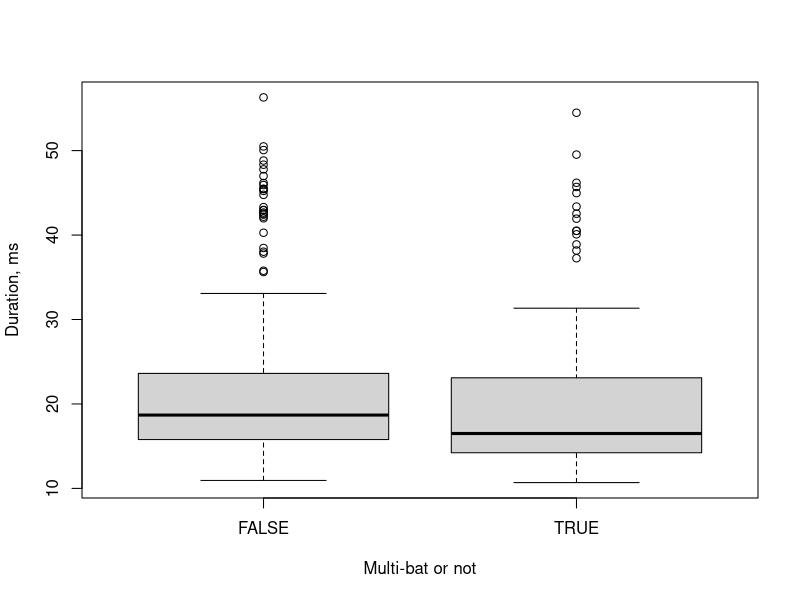
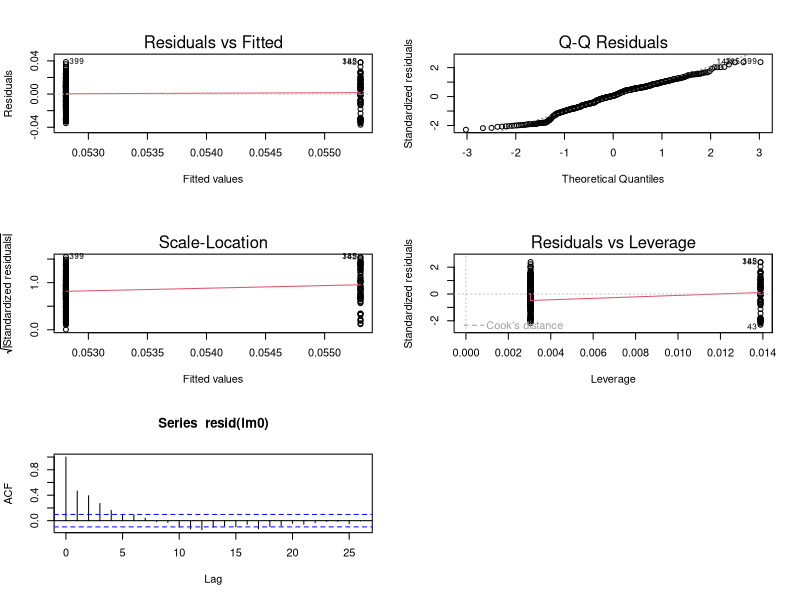
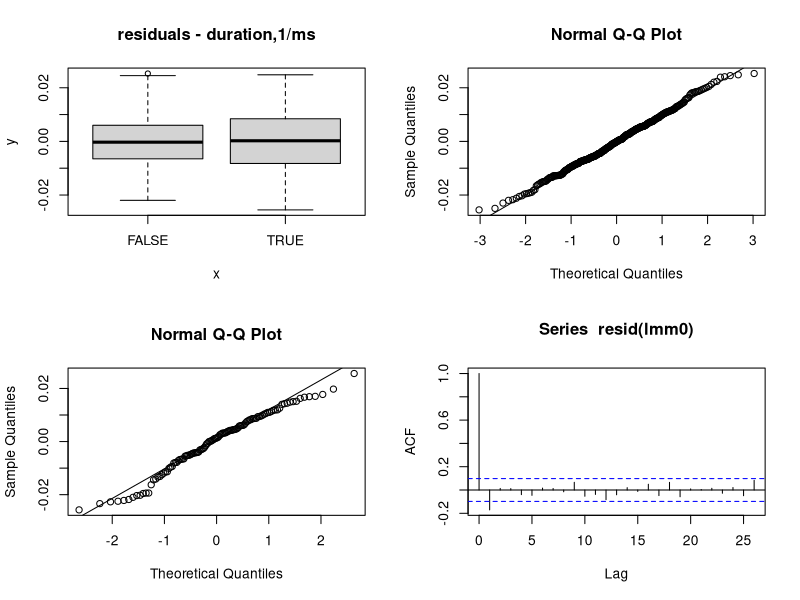
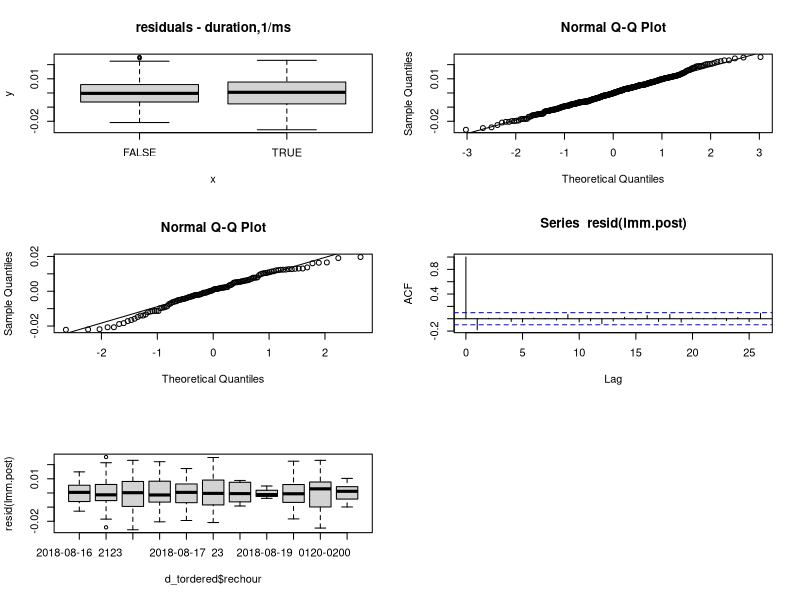

These figures' R source, in order:
## ---- chunk 1

library(arm)
library(coda)
library(lme4)
library(stringi)
library(stringr)
set.seed(82319)
d <- read.csv('../verified_cf_detections.csv')
# create a single/multi-bat categorical variable
d['multi_bat'] <- factor(d['num_bats']>1)
d['annot_id'] <- stri_sub(d$audio_file,28,-4)
d['annot_id'] <- str_replace_all(d$annot_id, '21502300','2123')
# sort the dataset by time first
time_ordering <- stri_order(d$annot_id,numeric=TRUE)
d_tordered <- d[time_ordering,]
# - is there an influence of the recording hour? 
split.and.join <- function(x){
  splitx <- str_split(x,'_')
  jointx <- paste(splitx[[1]][1],'_',splitx[[1]][2],sep='')
  jointx}
d_tordered$rechour <- sapply(d_tordered$annot_id,split.and.join)

# also scale up some of the measurements into more meaningful units
# -- here we'll multiply by 10^3 to convert s to ms
d_tordered$duration <- d_tordered$duration*10^3

num_post <- 5000
# convenience function 
get.hpd <- function(x,prange=0.93){HPDinterval(as.mcmc(x),prob=prange)}
## ---- chunk 2
boxplot(duration~as.factor(multi_bat), data=d_tordered, ylab='Duration, ms', xlab='Multi-bat or not')

## ---- chunk 3
d_tordered$invdurn <- d_tordered$duration^-1
lm0 <- lm(invdurn~as.factor(multi_bat), data=d_tordered)


par(mfrow=c(3,2))
plot(lm0)
acf(resid(lm0))

## ---- chunk 4
lmm0 <- lmer(invdurn~as.factor(multi_bat)+(1|annot_id), data=d_tordered)


par(mfrow=c(2,2))
# check residuals vs multi_bat
plot(d_tordered$multi_bat,resid(lmm0),main='residuals - duration,1/ms') 
# do residuals match the normal distbn assumption - qqplot
qqnorm(resid(lmm0));qqline(resid(lmm0))
# do random effects match normal distbn assumption - qqplot
qqnorm(ranef(lmm0)$annot_id$`(Intercept)`);qqline(ranef(lmm0)$annot_id$`(Intercept)`,main='random effects') 
# check crudely for autocorrelation of residuals 
acf(resid(lmm0))
## ---- chunk 5

cfdurn.sim <- sim(lmm0, n.sim=num_post)
cfdurn.fixefs.hpd <- round(apply(fixef(cfdurn.sim),2,get.hpd),2)
single_cfdurn <- 1/fixef(cfdurn.sim)[,1]
multi_cfdurn <- 1/(fixef(cfdurn.sim)[,1]+fixef(cfdurn.sim)[,2])

cfdurn.rel.increase <- multi_cfdurn/single_cfdurn


single.cfdurn.hpd <- round(get.hpd(single_cfdurn),2)
multi.cfdurn.hpd <- round(get.hpd(multi_cfdurn),2)
cfdurn.rel.hpd <- round(get.hpd(cfdurn.rel.increase),2)

## ---- chunk 6
lmm.post <- lmer(invdurn~as.factor(multi_bat)+(1|annot_id)+rechour, data=d_tordered)


par(mfrow=c(3,2))
# check residuals vs multi_bat
plot(d_tordered$multi_bat,resid(lmm.post),main='residuals - duration,1/ms') 
# do residuals match the normal distbn assumption - qqplot
qqnorm(resid(lmm.post));qqline(resid(lmm.post))
# do random effects match normal distbn assumption - qqplot
qqnorm(ranef(lmm.post)$annot_id$`(Intercept)`);qqline(ranef(lmm.post)$annot_id$`(Intercept)`,main='random effects') 
# check crudely for autocorrelation of residuals 
acf(resid(lmm.post))
# check if the residuals are similar across recording hours 
boxplot(resid(lmm.post)~d_tordered$rechour)
## ---- chunk 7


cfdurn.sim.post <- sim(lmm.post, n.sim=num_post)
cfdurn.fixefs.hpd.post <- round(apply(fixef(cfdurn.sim.post),2,get.hpd),2)
single_cfdurn.post <- 1/fixef(cfdurn.sim.post)[,1]
multi_cfdurn.post <- 1/(fixef(cfdurn.sim.post)[,1]+fixef(cfdurn.sim.post)[,2])

cfdurn.rel.increase.post <- multi_cfdurn.post/single_cfdurn.post


single.cfdurn.hpd.post <- round(get.hpd(single_cfdurn.post),2)
multi.cfdurn.hpd.post <- round(get.hpd(multi_cfdurn.post),2)
cfdurn.rel.hpd.post <- round(get.hpd(cfdurn.rel.increase.post),2)

## ---- chunk 8
df <- rbind(single.cfdurn.hpd, multi.cfdurn.hpd, cfdurn.rel.hpd)
row.names(df) <- c('single-cf-durn','multi-cf-durn','cf-durn-relincrease')
write.csv(df, 'cf_duration_change_summary.csv')
## ---- chunk 9
sessionInfo()
